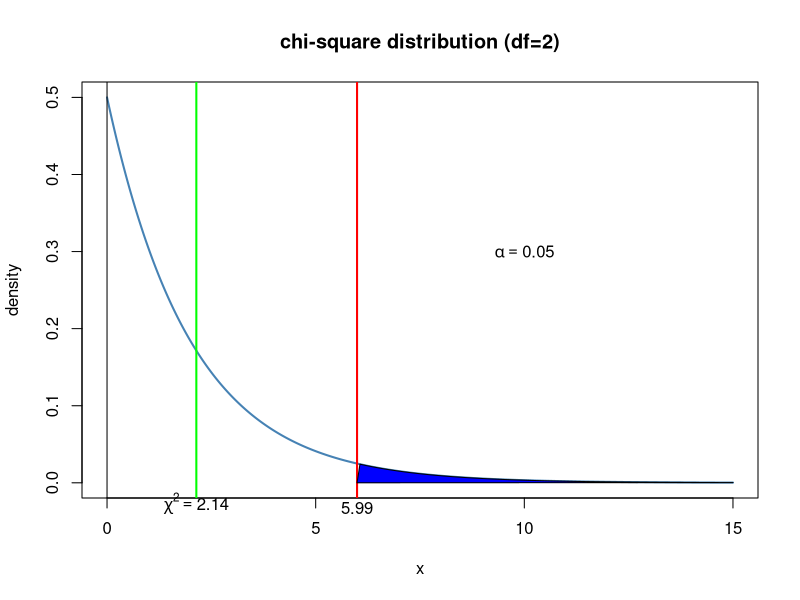

This chart was generated by the following R code:
#apge no: 476-477
#H0 : The coins are fair
#H1 : The coins are not fair
library(GetoptLong)
coin<-data.frame(no_coin=c(0,1,2),
                    E=c(25,50,25),
                     O=c(20,57,23))
coin$OE=coin$O-coin$E
coin$OEsq=coin$OE^2
coin$OE2=coin$OEsq/coin$E
View(coin)
no=nrow(coin)
t_stat=sum(coin$OE2)
df=no-1
print(paste("the degree of freedom =",df))
alpha=0.05
t_critical=qchisq(1-alpha,df=no-1)
if(t_stat<=t_critical)
{
  print("Accept H0")
  print("coins are fair")
}else
{
  print("Reject H0")
  print("coins are not fair")
}
x<-seq(0,15,length=100)
curve(dchisq(x,df=df),from=0,to=15,n=10000,
      main="chi-square distribution (df=2)",
      ylab="density",
      lwd=2,
      col='steelblue')
y<-dchisq(x,df=df)
abline(v=0)
abline(v=t_critical,lwd=2,col='red')
abline(v=t_stat,lwd=2,col='green')
polygon(c(x[x>=t_critical],t_critical ),c(y[x>=t_critical],0),col="blue")
text(10,0.3,expression(alpha ==0.05))
mtext((expression(chi^2==2.14)),side=1,at=t_stat,cex=1)
mtext(round(t_critical,2),side=1,at=t_critical,cex=1)
#The Graph privided in the text book is wrong.
